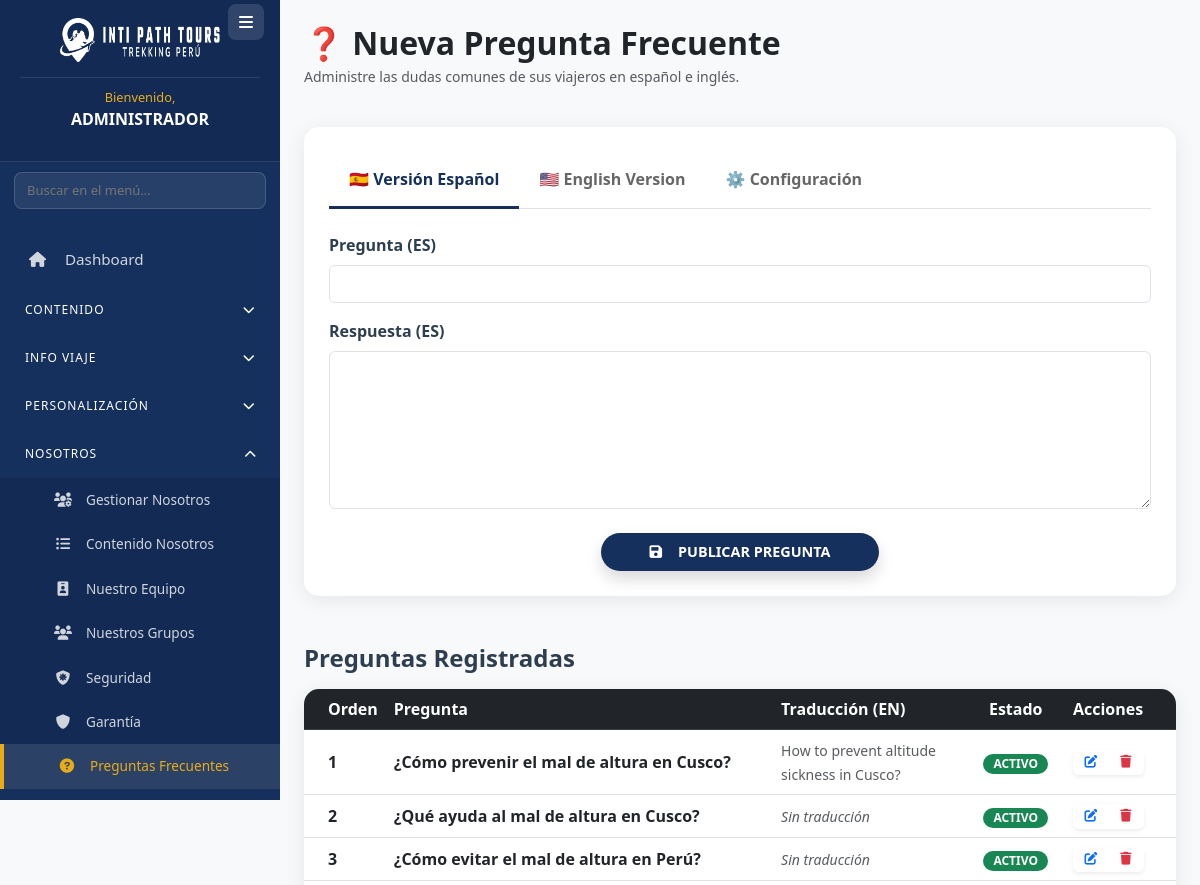
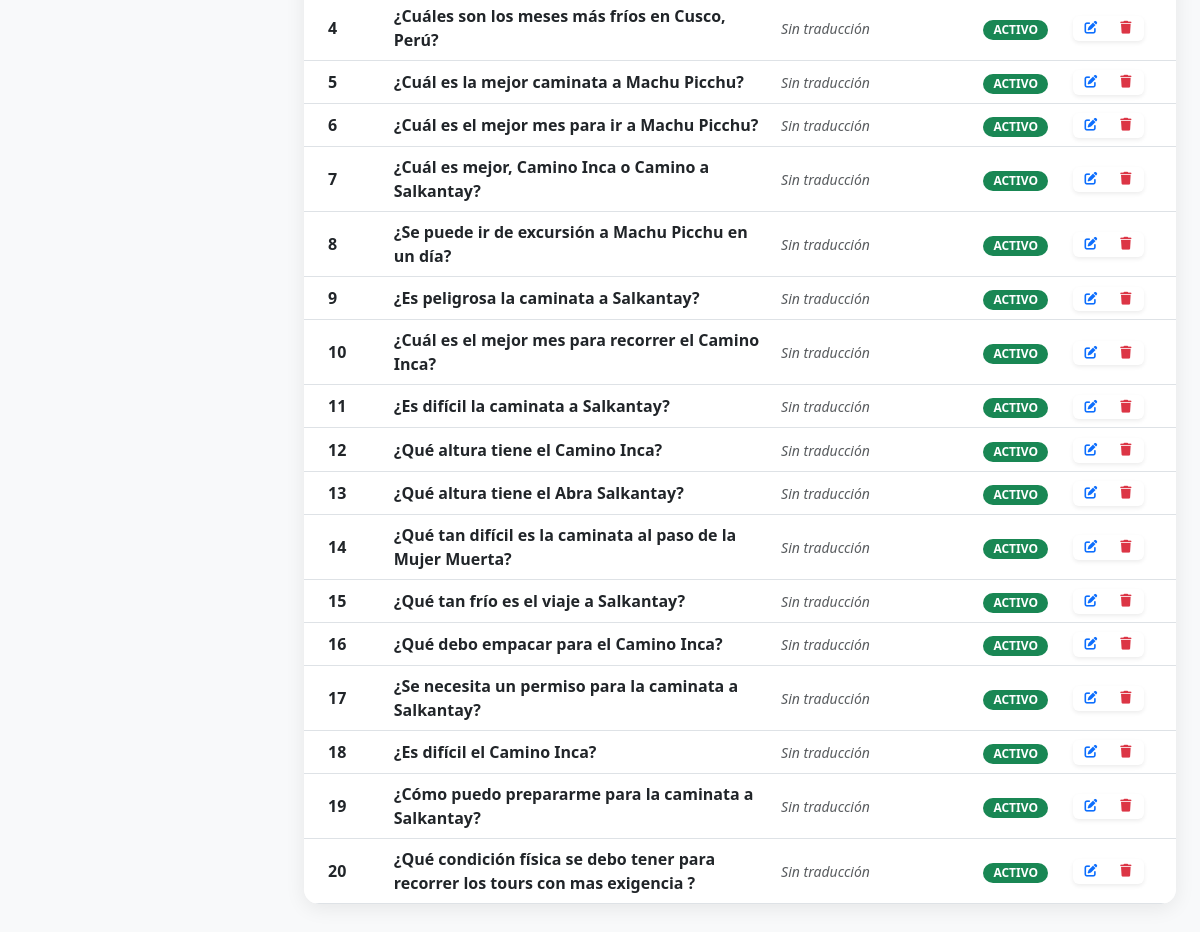
Screenshot of /admin/preguntas_frecuentes.php (signed in) with the database file from the repository (2 pictures, top to bottom).
### tables this page shows
CREATE TABLE `preguntas_frecuentes` (
  `id` int NOT NULL AUTO_INCREMENT,
  `pregunta` varchar(255) NOT NULL,
  `pregunta_en` text,
  `respuesta` text NOT NULL,
  `respuesta_en` text,
  `orden` int DEFAULT '0',
  `estado` tinyint DEFAULT '1',
  PRIMARY KEY (`id`)
);

### admin/preguntas_frecuentes.php (the view, shortened to what this page needs)
<?php
$database = new Database();
$db = $database->getConnection();
$edit_mode = false;
$datos = [
    'id'           => '',
    'pregunta'     => '',
    'pregunta_en'  => '',
    'respuesta'    => '',
    'respuesta_en' => '',
    'orden'        => 0,
    'estado'       => 1
];
$faqs = $db->query("SELECT * FROM preguntas_frecuentes ORDER BY orden ASC")->fetchAll(PDO::FETCH_ASSOC);
?>
<!DOCTYPE html>
<html lang="es">
<head>
    <link href="https://cdn.jsdelivr.net/npm/bootstrap@5.3.0/dist/css/bootstrap.min.css" rel="stylesheet">
    <link rel="stylesheet" href="https://cdnjs.cloudflare.com/ajax/libs/font-awesome/6.0.0/css/all.min.css">
    <link rel="stylesheet" href="../assets/css/admin.css">
</head>
<body>
<div class="admin-wrapper d-flex">
    <?php include '../includes/sidebar.php'; ?>
    <main class="tou-main-content p-4 w-100">
        <div class="d-flex justify-content-between align-items-center mb-4">
            <div>
                <h2 class="fw-bold text-dark mb-1"><?= $edit_mode ? "🔧 Editar FAQ" : "❓ Nueva Pregunta Frecuente" ?></h2>
                <p class="text-muted small">Administre las dudas comunes de sus viajeros en español e inglés.</p>
            </div>
        </div>
        <form action="procesar_faq.php" method="POST">
            <div class="tou-card">
                <ul class="nav nav-tabs mb-4" id="faqTab" role="tablist">
                    <li class="nav-item"><button class="nav-link active" data-bs-toggle="tab" data-bs-target="#tab-es" type="button">🇪🇸 Versión Español</button></li>
                    <li class="nav-item"><button class="nav-link" data-bs-toggle="tab" data-bs-target="#tab-en" type="button">🇺🇸 English Version</button></li>
                    <li class="nav-item"><button class="nav-link" data-bs-toggle="tab" data-bs-target="#tab-conf" type="button">⚙️ Configuración</button></li>
                </ul>
                <div class="tab-content">
                    <div class="tab-pane fade show active" id="tab-es">
                        <div class="mb-3">
                            <label class="form-label fw-bold">Pregunta (ES)</label>
                            <input type="text" name="pregunta" class="form-control" value="<?= htmlspecialchars($datos['pregunta']) ?>" required>
                        </div>
                        <div class="mb-3">
                            <label class="form-label fw-bold">Respuesta (ES)</label>
                            <textarea name="respuesta" class="form-control" rows="6" required><?= htmlspecialchars($datos['respuesta']) ?></textarea>
                        </div>
                    </div>
                </div>
                <div class="mt-4 text-center">
                    <button type="submit" class="btn btn-primary btn-lg px-5 py-2 rounded-pill fw-bold shadow">
                        <i class="fas fa-save me-2"></i> <?= $edit_mode ? "ACTUALIZAR PREGUNTA" : "PUBLICAR PREGUNTA" ?>
                    </button>
                </div>
            </div>
        </form>
        <h4 class="fw-bold mb-3 mt-5">Preguntas Registradas</h4>
        <div class="tou-card overflow-hidden p-0">
            <div class="table-responsive">
                <table class="table table-hover align-middle mb-0">
                    <thead class="table-dark">
                        <tr>
                            <th class="ps-4" width="80">Orden</th>
                            <th>Pregunta</th>
                            <th>Traducción (EN)</th>
                            <th class="text-center">Estado</th>
                            <th class="text-center pe-4" width="120">Acciones</th>
                        </tr>
                    </thead>
                    <tbody>
                        <?php foreach($faqs as $f): ?>
                        <tr>
                            <td class="ps-4 fw-bold"><?= $f['orden'] ?></td>
                            <td><span class="fw-bold text-dark"><?= $f['pregunta'] ?></span></td>
                            <td><span class="text-muted small"><?= $f['pregunta_en'] ?: '<em>Sin traducción</em>' ?></span></td>
                            <td class="text-center">
                                <span class="badge rounded-pill <?= $f['estado'] ? 'bg-success' : 'bg-danger' ?>">
                                    <?= $f['estado'] ? 'Activo' : 'Inactivo' ?>
                                </span>
                            </td>
                            <td class="text-center pe-4">
                                <div class="btn-group shadow-sm">
                                    <a href="preguntas_frecuentes.php?editar=<?= $f['id'] ?>" class="btn btn-sm btn-outline-primary"><i class="fas fa-edit"></i></a>
                                    <button onclick="confirmarBorrado(<?= $f['id'] ?>)" class="btn btn-sm btn-outline-danger"><i class="fas fa-trash"></i></button>
                                </div>
                            </td>
                        </tr>
                        <?php endforeach; ?>
                    </tbody>
                </table>
            </div>
        </div>
    </main>
</div>
</body>
</html>

### assets/css/admin.css (style rules this page uses)
:root { --color-primario-azul: #15305D; --color-secundario-amarillo: #E8AC18; --color-texto-oscuro: #2C3E50; --color-texto-claro: #ECF0F1; --sidebar-width: 280px; }
body { background-color: #f4f6f7; font-family: 'Montserrat', sans-serif; margin: 0; color: var(--color-texto-oscuro); }
.admin-wrapper, .admin-container { display: flex; min-height: 100vh; }
.btn { display: inline-flex; align-items: center; gap: 8px; padding: 10px 20px; border: none; border-radius: 6px; font-size: 0.9rem; font-weight: 600; cursor: pointer; text-decoration: none; transition: 0.2s; }
.btn-primary { background: var(--color-primario-azul); color: #fff; }
.btn-sm { padding: 6px 12px; font-size: 0.8rem; }
.text-center { text-align: center; }
.d-flex { display: flex; }
.w-100 { width: 100%; }
.badge { display: inline-block; padding: 4px 10px; border-radius: 20px; font-size: 0.75rem; font-weight: 700; text-transform: uppercase; }

### admin/preguntas_frecuentes.php (style rules this page uses)
:root { --p-blue: #15305D; --s-orange: #E8AC18; }
body { background: #f8f9fa; font-family: 'Segoe UI', sans-serif; }
.tou-card { border-radius: 15px; border: none; box-shadow: 0 4px 20px rgba(0,0,0,0.08); background: #fff; padding: 25px; margin-bottom: 30px; }
.nav-tabs .nav-link { color: #666; border: none; padding: 15px 20px; font-weight: 700; transition: 0.3s; }
.nav-tabs .nav-link.active { color: var(--p-blue); border-bottom: 3px solid var(--p-blue); background: none; }

### rows the page displays
preguntas_frecuentes: orden "1", pregunta "¿Cómo prevenir el mal de altura en Cusco?", pregunta_en "How to prevent altitude sickness in Cusco?", estado "ACTIVO"
preguntas_frecuentes: orden "2", pregunta "¿Qué ayuda al mal de altura en Cusco?", pregunta_en "Sin traducción", estado "ACTIVO"
preguntas_frecuentes: orden "3", pregunta "¿Cómo evitar el mal de altura en Perú?", pregunta_en "Sin traducción", estado "ACTIVO"
preguntas_frecuentes: orden "4", pregunta "¿Cuáles son los meses más fríos en Cusco, Perú?", pregunta_en "Sin traducción", estado "ACTIVO"
preguntas_frecuentes: orden "5", pregunta "¿Cuál es la mejor caminata a Machu Picchu?", pregunta_en "Sin traducción", estado "ACTIVO"
preguntas_frecuentes: orden "6", pregunta "¿Cuál es el mejor mes para ir a Machu Picchu?", pregunta_en "Sin traducción", estado "ACTIVO"
preguntas_frecuentes: orden "7", pregunta "¿Cuál es mejor, Camino Inca o Camino a Salkantay?", pregunta_en "Sin traducción", estado "ACTIVO"
preguntas_frecuentes: orden "8", pregunta "¿Se puede ir de excursión a Machu Picchu en un día?", pregunta_en "Sin traducción", estado "ACTIVO"
preguntas_frecuentes: orden "9", pregunta "¿Es peligrosa la caminata a Salkantay?", pregunta_en "Sin traducción", estado "ACTIVO"
preguntas_frecuentes: orden "10", pregunta "¿Cuál es el mejor mes para recorrer el Camino Inca?", pregunta_en "Sin traducción", estado "ACTIVO"
preguntas_frecuentes: orden "11", pregunta "¿Es difícil la caminata a Salkantay?", pregunta_en "Sin traducción", estado "ACTIVO"
preguntas_frecuentes: orden "12", pregunta "¿Qué altura tiene el Camino Inca?", pregunta_en "Sin traducción", estado "ACTIVO"
preguntas_frecuentes: orden "13", pregunta "¿Qué altura tiene el Abra Salkantay?", pregunta_en "Sin traducción", estado "ACTIVO"
preguntas_frecuentes: orden "14", pregunta "¿Qué tan difícil es la caminata al paso de la Mujer Muerta?", pregunta_en "Sin traducción", estado "ACTIVO"
preguntas_frecuentes: orden "15", pregunta "¿Qué tan frío es el viaje a Salkantay?", pregunta_en "Sin traducción", estado "ACTIVO"
preguntas_frecuentes: orden "16", pregunta "¿Qué debo empacar para el Camino Inca?", pregunta_en "Sin traducción", estado "ACTIVO"
preguntas_frecuentes: orden "17", pregunta "¿Se necesita un permiso para la caminata a Salkantay?", pregunta_en "Sin traducción", estado "ACTIVO"
preguntas_frecuentes: orden "18", pregunta "¿Es difícil el Camino Inca?", pregunta_en "Sin traducción", estado "ACTIVO"
preguntas_frecuentes: orden "19", pregunta "¿Cómo puedo prepararme para la caminata a Salkantay?", pregunta_en "Sin traducción", estado "ACTIVO"
preguntas_frecuentes: orden "20", pregunta "¿Qué condición física se debo tener para recorrer los tours con mas exigencia ?", pregunta_en "Sin traducción", estado "ACTIVO"

### other values shown
$usuario_nombre "ADMINISTRADOR"
